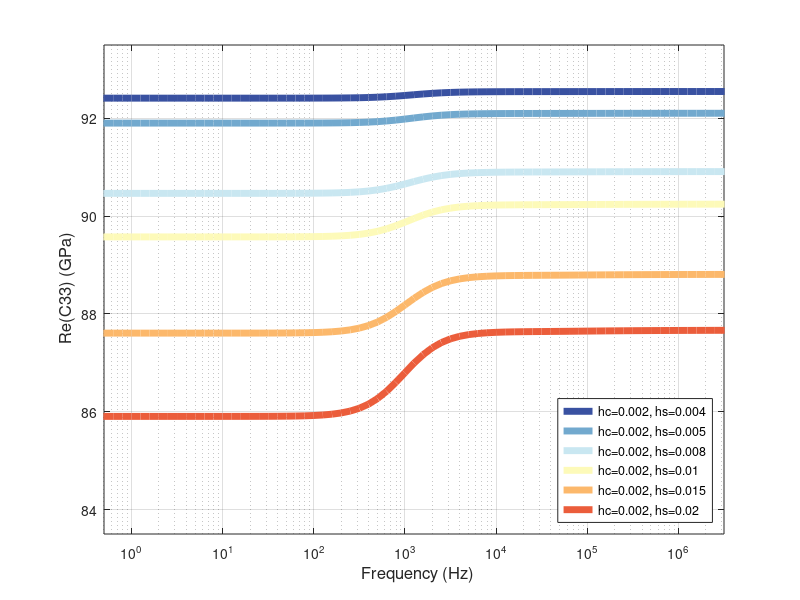
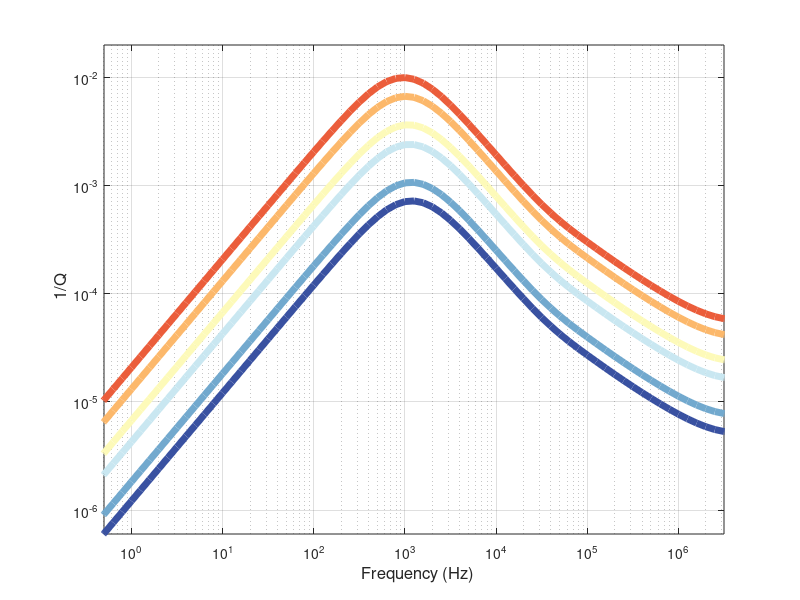

MATLAB code for these plots, in order:
%%%%%%
% Thicknesses_of_analytical_models: this script can be used to reproduce
% figure 8
% Copyright (C) 2025  Yiwei Chen, Pingchuan Dong and Youheng Zhang

% This is free software: you can redistribute it and/or modify
% it under the terms of the GNU General Public License as published by
% the Free Software Foundation, either version 3 of the License, or
% (at your option) any later version. 

% Please cite us if you use our routine: 
% Yiwei Chen, Pingchuan Dong and Youheng Zhang (2025). 
% An accurate analytical model and application method for squirt flow in anisotropic fractured rocks
% 
clear,clc
%%
%%
%%
%% Present analytical model: hs=0.004 (thickness of the stiff crack)
%% 
%%
%%
%% background moduli: (dry) stiff crack in grains. VTI Num full only stiff
Cij(1,1) = 94224000000;
Cij(1,2) = 6592000000;
Cij(1,3) = 5876000000;
Cij(2,2) = 94224000000;
Cij(2,3) = 5876000000;
Cij(3,3) = 82136000000;
Cij(4,4) = 40214000000;
Cij(5,5) = 40214000000;
Cij(6,6) = 43816000000;
     for i=1:6
        for j=i:6
      Cij(j,i) = Cij(i,j);
        end
     end
%% moduli: (dry) stiff crack + (dry) compliant crack in grains. VTI Num full  
Cij_cr(1,1) = 93980000000;
Cij_cr(1,2) = 6516000000;
Cij_cr(1,3) = 4978000000;
Cij_cr(2,2) = 93980000000;
Cij_cr(2,3) = 4978000000;
Cij_cr(3,3) = 69016000000;
Cij_cr(4,4) = 35990000000;
Cij_cr(5,5) = 35990000000;
Cij_cr(6,6) = 43732000000;
     for i=1:6
        for j=i:6
      Cij_cr(j,i) = Cij_cr(i,j);
        end
     end
%% Zn Zt calculation
Sij     = inv(Cij);
Sij_cr  = inv(Cij_cr);
S_diff  = Sij - Sij_cr;
Z_N     = -S_diff(3,3) ;
Z_T     = -S_diff(4,4);
%%
L                    = 0.2;    % cube length (m)
Volume_L             = 4*L.^3;   % volume (m)
a                    = 0.0005  * 4; % thickness of the crack (cylinder) (m)
b                    = 0.1;    % length of the half crack (m)

h                    =0.004; % thickness of the stiff pore (cylinder) (m)
Stiff_Pore_volume    =1   *  pi*b^2*h/4;
Compl_pore_Volume    = 1   *  pi*b^2*a/4; % crack volume 
Porosity_Volume      = Stiff_Pore_volume + Compl_pore_Volume; 
Porosity1            = Porosity_Volume./Volume_L;   % total porosity (fraction)
phi_d                = Stiff_Pore_volume./Volume_L; % stiff porosity (fraction)
phi_c                = Compl_pore_Volume./Volume_L; % crack porosity (fraction)

aspect_ratio         =  a/(b*2 ) /2.0 ; % aspect ratio of the crack (cylinder)
%%
K_g                  = 36.0e9;                   % Grain bulk modulus (Pa)
K_f                  = 4.3e9;                    % fluid bulk modulus (Pa)
eta                  = 1.414;                    % fluid viscosity (Pa * s)
%% validation Zn
Z_Nsat = Z_N./(1 +  Z_N./(phi_c.*(1./(4.3*1e9) - 1./36e9)) );

Cij_cr_Zn = Cij; Sij_cr_Zn=inv(Cij_cr_Zn);
Sij_cr_Zn(3,3) = Sij_cr_Zn(3,3) +1*Z_Nsat + 0*Z_N;
Sij_cr_Zn(4,4) = Sij_cr_Zn(4,4) +Z_T;
Sij_cr_Zn(5,5) = Sij_cr_Zn(5,5) +Z_T;
Cij_cr_Zn_fin  = inv(Sij_cr_Zn);

Leak_Z_N    = 1*(Sij_cr_Zn(3,3) - Sij(3,3));
Z_N         = Z_N - 1*Leak_Z_N;
Sij_b       = inv(Cij); % compliance of background 
%% Numeric
f               = 10.^(-5:0.1:8);  % frequency
w               = 2*pi*f;
%% Physics

const           = Compl_pore_Volume*K_f/(Compl_pore_Volume + Stiff_Pore_volume);  %15221957.6976328 +      84240.3977312137i       % stiffness of the fluid in the low-frequency limit
C_11            = K_f;                  % high-frequency limit for fluid bulk modulus
C_00            = const;                % low-frequency limit for fluid bulk modulus asymptote

%% Physics
Gw = 1i.*w*eta;
abL = 1/aspect_ratio .*sqrt(3*Gw ./ (C_11 + 4/3*Gw));
K_layr  = C_11 + 4/3.*Gw - ( C_11 - 2/3.*Gw).^2./(C_11 + 4/3*Gw) .* tanh(abL) ./abL;
Q_layr = imag(K_layr)./real(K_layr);
[max1,max2] = max(Q_layr);

Kf_branch = K_layr;
Kf_branch = Kf_branch.*1 + 0*4.3*1e9;
%%
Z_N_mf_eval     = Z_N./(1 +  Z_N./(phi_c.*(1./Kf_branch - 1./36e9)) ); %1./K_g  K_starNew
Z_N_crack       = complex( real(Z_N_mf_eval), imag(Z_N_mf_eval));

del_Sij_crack   = zeros(6,6,size(w,2)); 
Sij_mf_black     = zeros(6,6,size(w,2)); 
Cij_final       = zeros(6,6,size(w,2)); 
for nn = 1:size(w,2) % add crack into the saturated model (saturated model = saturated the stiff crack in grains)
    del_Sij_crack(3,3,nn)      = Z_N_crack(1,nn)  +  Leak_Z_N;
    del_Sij_crack(4,4,nn)      = Z_T;
    del_Sij_crack(5,5,nn)      = Z_T;
    Sij_mf_black(:,:,nn)        = Sij_b + (del_Sij_crack(:,:,nn));  
    Cij_final(:,:,nn)          = inv(Sij_mf_black(:,:,nn));        % Stiffness matrix of the present analytical model, saturated rock, HTI      
end

%% Fluid saturation of the mod frame using anisotropic Gassmann eq.
Cij_mf_black      = complex(real(Cij_final), imag(Cij_final));
K_star            = zeros(1,1,size(w,2));
for nn = 1:size(w,2)
    for i=1:3
        for j=1:3
            K_star(1,1,nn)  = K_star(1,1,nn) + Cij_mf_black(i,j,nn);
        end
    end
end
K_star      = K_star./9;
alf_i       = zeros(6,1,size(w,2));
for i=1:3
    for nn = 1:size(w,2)
    alf_i(i,1,nn)           = 1 - (Cij_mf_black(i,1,nn) + Cij_mf_black(i,2,nn) + Cij_mf_black(i,3,nn))/3./K_g;
    end
end
alf_j       = zeros(1,6,size(w,2));
for j=1:3
    for nn = 1:size(w,2)
    alf_j(1,j,nn)           = 1 - (Cij_mf_black(1,j,nn) + Cij_mf_black(2,j,nn) + Cij_mf_black(3,j,nn))/3./K_g;
    end
end
for nn = 1:size(w,2)
    M(nn)                   = K_g./((1 - K_star(nn)./K_g) - (phi_d+0*phi_c)*(1 - K_g./K_f));
end
for nn = 1:size(w,2)
    Cij_mf_black(1:6,1:6,nn)= Cij_mf_black(1:6,1:6,nn) + (alf_i(:,:,nn).*alf_j(:,:,nn)).*M(1,nn);
end
Cij_final = complex( real(Cij_mf_black), imag(Cij_mf_black)); % Final stiffness matrix, saturated rock, HTI
%%
%% END OF the present analytical model: hs=0.004 (thickness of the stiff crack)
%%
figure(1),clf
Ceff_33_black    = squeeze( Cij_final(3,3,:)    ./10^9); 
plot(f,             real(Ceff_33_black)   ,'-','color',[0.222656250000000,0.316406250000000,0.632812500000000],...
    'LineWidth',5); hold on;

figure(2), clf
plot(f,            imag(Ceff_33_black)./real(Ceff_33_black),'-','color',[0.222656250000000,0.316406250000000,0.632812500000000], ...
    'LineWidth',5); hold on;


%%
%%
%%
%% Present analytical model: hs=0.005 (thickness of the stiff crack)
%% 
%%
%%
%% background moduli: (dry) stiff crack in grains. VTI Num full
Cij(1,1) = 87230044269*0 + 94124000000;
Cij(1,2) = 6180414279 *0 + 6588000000;
Cij(1,3) = 7068404997 *0 + 5886000000;
Cij(2,2) = 87230005255*0 + 94124000000;
Cij(2,3) = 7068426541 *0 + 5886000000;
Cij(3,3) = 84040612409*0 + 82056000000;
Cij(4,4) = 40116000000;
Cij(5,5) = 40116000000;
Cij(6,6) = 43768000000;
     for i=1:6
        for j=i:6
      Cij(j,i) = Cij(i,j);
        end
     end
%% moduli: (dry) stiff crack + (dry) compliant crack in grains. VTI Num full
Cij_cr(1,1) = 86959886906*0 + 93884000000;
Cij_cr(1,2) = 5950757722*0 + 6508000000;
Cij_cr(1,3) = 4849479475*0 + 4992000000;
Cij_cr(2,2) = 86957367522*0 + 93884000000;
Cij_cr(2,3) = 4850230042*0 + 4992000000;
Cij_cr(3,3) = 61468382429*0 + 69068000000;
Cij_cr(4,4) = 35952000000;
Cij_cr(5,5) = 35952000000;
Cij_cr(6,6) = 43688000000;
     for i=1:6
        for j=i:6
      Cij_cr(j,i) = Cij_cr(i,j);
        end
     end

%% Zn Zt calculation
Sij     = inv(Cij);
Sij_cr  = inv(Cij_cr);
S_diff  = Sij - Sij_cr;
Z_N     = -S_diff(3,3);
Z_T     = -S_diff(4,4);

Z_N_save = Z_N;
Z_T_save = Z_T;

%%
L                    = 0.2;    % cube length (m)
Volume_L             = 4*L.^3;   % volume (m)
a                    = 0.0005  * 4; % thickness of the crack (cylinder) (m)
b                    = 0.1;    % length of the half crack (m)
h                    =0.005; % thickness of the stiff pore (cylinder) (m)

Stiff_Pore_volume    = 1   *  pi*b^2*h/4;
Compl_pore_Volume    = 1   *  pi*b^2*a/4; % crack volume 
Porosity_Volume      = Stiff_Pore_volume + Compl_pore_Volume; 
Porosity1            = Porosity_Volume./Volume_L;   % total porosity (fraction)
phi_d                = Stiff_Pore_volume./Volume_L; % stiff porosity (fraction)
phi_c                = Compl_pore_Volume./Volume_L; % crack porosity (fraction)
aspect_ratio         = a/(b*2 ) /2.0; % aspect ratio of the crack (cylinder)
%%
K_g                  = 36.0e9;                   % Grain bulk modulus (Pa)
K_f                  = 4.3e9;                    % fluid bulk modulus (Pa)
eta                  = 1.414;                    % fluid viscosity (Pa * s)
%% validation Zn
Z_Nsat = Z_N./(1 +  Z_N./(phi_c.*(1./(4.3*1e9) - 1./36e9)) );

Cij_cr_Zn = Cij; Sij_cr_Zn=inv(Cij_cr_Zn);
Sij_cr_Zn(3,3) = Sij_cr_Zn(3,3) +1*Z_Nsat + 0*Z_N;
Sij_cr_Zn(4,4) = Sij_cr_Zn(4,4) +Z_T;
Sij_cr_Zn(5,5) = Sij_cr_Zn(5,5) +Z_T;
Cij_cr_Zn_fin  = inv(Sij_cr_Zn);

Leak_Z_N    = 2*0.5*(Sij_cr_Zn(3,3) - Sij(3,3));
Z_N         = Z_N - 1*Leak_Z_N;
%%
Sij_b           = inv(Cij); % compliance of background 

%% Numeric
f               = 10.^(-5:0.1:8);  % frequency
w               = 2*pi*f;
%% Physics
Gw = 1i.*w*eta;
abL = 1/aspect_ratio .*sqrt(3*Gw ./ (K_f + 4/3*Gw));
K_layr  = K_f + 4/3.*Gw - ( K_f - 2/3.*Gw).^2./(K_f + 4/3*Gw) .* tanh(abL) ./abL;
Q_layr = imag(K_layr)./real(K_layr);

Kf_branch = K_layr;
%%
Kf_branch = Kf_branch.*1 + 0*4.3*1e9;
Z_N_mf_eval     = Z_N./(1 +  Z_N./(phi_c.*(1./Kf_branch - 1./36e9)) ); %1./K_g  K_starNew
Z_N_crack       = complex( real(Z_N_mf_eval), imag(Z_N_mf_eval));

del_Sij_crack   = zeros(6,6,size(w,2)); 
Sij_mf_blue          = zeros(6,6,size(w,2)); 
Cij_final       = zeros(6,6,size(w,2)); 
for nn = 1:size(w,2) % add crack into the saturated model (saturated model = saturated the stiff crack in grains)
    del_Sij_crack(3,3,nn)      = Z_N_crack(1,nn)  +  Leak_Z_N;
    del_Sij_crack(4,4,nn)      = Z_T;
    del_Sij_crack(5,5,nn)      = Z_T;
    Sij_mf_blue(:,:,nn)        = Sij_b + (del_Sij_crack(:,:,nn));  
    Cij_final(:,:,nn)          = inv(Sij_mf_blue(:,:,nn));        % Stiffness matrix of the present analytical model, saturated rock, HTI      
end
%% Fluid saturation of the mod frame using anisotropic Gassmann eq.
Cij_mf_black      = complex(real(Cij_final), imag(Cij_final));
K_star            = zeros(1,1,size(w,2));
for nn = 1:size(w,2)
    for i=1:3
        for j=1:3
            K_star(1,1,nn)  = K_star(1,1,nn) + Cij_mf_black(i,j,nn);
        end
    end
end
K_star      = K_star./9;
alf_i       = zeros(6,1,size(w,2));
for i=1:3
    for nn = 1:size(w,2)
    alf_i(i,1,nn)           = 1 - (Cij_mf_black(i,1,nn) + Cij_mf_black(i,2,nn) + Cij_mf_black(i,3,nn))/3./K_g;
    end
end
alf_j       = zeros(1,6,size(w,2));
for j=1:3
    for nn = 1:size(w,2)
    alf_j(1,j,nn)           = 1 - (Cij_mf_black(1,j,nn) + Cij_mf_black(2,j,nn) + Cij_mf_black(3,j,nn))/3./K_g;
    end
end
for nn = 1:size(w,2)
    M(nn)                   = K_g./((1 - K_star(nn)./K_g) - (phi_d+0*phi_c)*(1 - K_g./K_f));
end
for nn = 1:size(w,2)
    Cij_mf_black(1:6,1:6,nn)= Cij_mf_black(1:6,1:6,nn) + (alf_i(:,:,nn).*alf_j(:,:,nn)).*M(1,nn);
end
Cij_final = complex( real(Cij_mf_black), imag(Cij_mf_black)); % Final stiffness matrix, saturated rock, HTI
%%
%% END OF the present analytical model: hs=0.005 (thickness of the stiff crack)
%%
figure(1)
Ceff_33_black    = squeeze( Cij_final(3,3,:)    ./10^9);
plot(f,             real(Ceff_33_black)   ,'-','color',[0.445312500000000,0.664062500000000,0.808593750000000],...
    'LineWidth',5); hold on;

figure(2)
plot(f,            imag(Ceff_33_black)./real(Ceff_33_black),'-','color',[0.445312500000000,0.664062500000000,0.808593750000000],...
    'LineWidth',5); hold on;

%%
%%
%%
%% Present analytical model: hs=0.008 (thickness of the stiff crack)
%% 
%%
%%
%% background moduli: (dry) stiff crack in grains. VTI Num full
Cij(1,1) = 87230044269*0 + 93808000000;
Cij(1,2) = 6180414279 *0 + 6576000000;
Cij(1,3) = 7068404997 *0 + 5924000000;
Cij(2,2) = 87230005255*0 + 93808000000;
Cij(2,3) = 7068426541 *0 + 5924000000;
Cij(3,3) = 84040612409*0 + 81900000000;
Cij(4,4) = 39880000000;
Cij(5,5) = 39880000000;
Cij(6,6) = 43616000000;
     for i=1:6
        for j=i:6
      Cij(j,i) = Cij(i,j);
        end
     end
%% moduli: (dry) stiff crack + (dry) compliant crack in grains. VTI Num full
Cij_cr(1,1) = 86959886906*0 + 93980000000;
Cij_cr(1,2) = 5950757722*0 + 6516000000;
Cij_cr(1,3) = 4849479475*0 + 4978000000;
Cij_cr(2,2) = 86957367522*0 + 93980000000;
Cij_cr(2,3) = 4850230042*0 + 4978000000;
Cij_cr(3,3) = 61468382429*0 + 69016000000;
Cij_cr(4,4) = 35990000000;
Cij_cr(5,5) = 35990000000;
Cij_cr(6,6) = 43732000000;
     for i=1:6
        for j=i:6
      Cij_cr(j,i) = Cij_cr(i,j);
        end
     end

%% Zn Zt calculation
Sij     = inv(Cij);
Sij_cr  = inv(Cij_cr);
S_diff  = Sij - Sij_cr;
Z_N     = -S_diff(3,3);
Z_T     = -S_diff(4,4);

Z_N_save = Z_N;
Z_T_save = Z_T;

%%
L                    = 0.2;    % cube length (m)
Volume_L             = 4*L.^3;   % volume (m)
a                    = 0.0005  * 4; % thickness of the crack (cylinder) (m)
b                    = 0.1;    % length of the half crack (m)

h                    =0.008; % thickness of the stiff pore (cylinder) (m)
Stiff_Pore_volume    = 1   *  pi*b^2*h/4;
Compl_pore_Volume    = 1   *  pi*b^2*a/4; % crack volume 
Porosity_Volume      = Stiff_Pore_volume + Compl_pore_Volume; 
Porosity1            = Porosity_Volume./Volume_L;   % total porosity (fraction)
phi_d                = Stiff_Pore_volume./Volume_L; % stiff porosity (fraction)
phi_c                = Compl_pore_Volume./Volume_L; % crack porosity (fraction)
aspect_ratio         = a/(b*2 ) /2.0; % aspect ratio of the crack (cylinder)
%%
K_g                  = 36.0e9;                   % Grain bulk modulus (Pa)
K_f                  = 4.3e9;                    % fluid bulk modulus (Pa)
eta                  = 1.414;                    % fluid viscosity (Pa * s)
%% validation Zn
Z_Nsat = Z_N./(1 +  Z_N./(phi_c.*(1./(4.3*1e9) - 1./36e9)) );

Cij_cr_Zn = Cij; Sij_cr_Zn=inv(Cij_cr_Zn);
Sij_cr_Zn(3,3) = Sij_cr_Zn(3,3) +1*Z_Nsat + 0*Z_N;
Sij_cr_Zn(4,4) = Sij_cr_Zn(4,4) +Z_T;
Sij_cr_Zn(5,5) = Sij_cr_Zn(5,5) +Z_T;
Cij_cr_Zn_fin  = inv(Sij_cr_Zn);

Leak_Z_N    = 2*0.5*(Sij_cr_Zn(3,3) - Sij(3,3));
Z_N         = Z_N - 1*Leak_Z_N;
%%
Sij_b           = inv(Cij); % compliance of background 

%% Numeric
f               = 10.^(-5:0.1:8);  % frequency
w               = 2*pi*f;
%% Physics
Gw = 1i.*w*eta;
abL = 1/aspect_ratio .*sqrt(3*Gw ./ (C_11 + 4/3*Gw));
K_layr  = C_11 + 4/3.*Gw - ( C_11 - 2/3.*Gw).^2./(C_11 + 4/3*Gw) .* tanh(abL) ./abL;
Q_layr = imag(K_layr)./real(K_layr);
%[max1,max2] = max(Q_layr);

Kf_branch = K_layr;
%%
Kf_branch = Kf_branch.*1 + 0*4.3*1e9;
Z_N_mf_eval     = Z_N./(1 +  Z_N./(phi_c.*(1./Kf_branch - 1./36e9)) ); %1./K_g  K_starNew
Z_N_crack       = complex( real(Z_N_mf_eval), imag(Z_N_mf_eval));

del_Sij_crack   = zeros(6,6,size(w,2)); 
Sij_mf_blue          = zeros(6,6,size(w,2)); 
Cij_final       = zeros(6,6,size(w,2)); 
for nn = 1:size(w,2) % add crack into the saturated model (saturated model = saturated the stiff crack in grains)
    del_Sij_crack(3,3,nn)      = Z_N_crack(1,nn)  +  Leak_Z_N;
    del_Sij_crack(4,4,nn)      = Z_T;
    del_Sij_crack(5,5,nn)      = Z_T;
    Sij_mf_blue(:,:,nn)        = Sij_b + (del_Sij_crack(:,:,nn));  
    Cij_final(:,:,nn)          = inv(Sij_mf_blue(:,:,nn));        % Stiffness matrix of the present analytical model, saturated rock, HTI      
end
%% Fluid saturation of the mod frame using anisotropic Gassmann eq.
Cij_mf_black      = complex(real(Cij_final), imag(Cij_final));
K_star            = zeros(1,1,size(w,2));
for nn = 1:size(w,2)
    for i=1:3
        for j=1:3
            K_star(1,1,nn)  = K_star(1,1,nn) + Cij_mf_black(i,j,nn);
        end
    end
end
K_star      = K_star./9;
alf_i       = zeros(6,1,size(w,2));
for i=1:3
    for nn = 1:size(w,2)
    alf_i(i,1,nn)           = 1 - (Cij_mf_black(i,1,nn) + Cij_mf_black(i,2,nn) + Cij_mf_black(i,3,nn))/3./K_g;
    end
end
alf_j       = zeros(1,6,size(w,2));
for j=1:3
    for nn = 1:size(w,2)
    alf_j(1,j,nn)           = 1 - (Cij_mf_black(1,j,nn) + Cij_mf_black(2,j,nn) + Cij_mf_black(3,j,nn))/3./K_g;
    end
end
for nn = 1:size(w,2)
    M(nn)                   = K_g./((1 - K_star(nn)./K_g) - (phi_d+0*phi_c)*(1 - K_g./K_f));
end
for nn = 1:size(w,2)
    Cij_mf_black(1:6,1:6,nn)= Cij_mf_black(1:6,1:6,nn) + (alf_i(:,:,nn).*alf_j(:,:,nn)).*M(1,nn);
end
Cij_final = complex( real(Cij_mf_black), imag(Cij_mf_black)); % Final stiffness matrix, saturated rock, HTI
%%
%% END OF the present analytical model: hs=0.008 (thickness of the stiff crack)
%%
figure(1)
Ceff_33_black    = squeeze( Cij_final(3,3,:)    ./10^9);
plot(f,             real(Ceff_33_black)   ,'-','color',[0.789062500000000,0.906250000000000,0.945312500000000],...
    'LineWidth',5); hold on;

figure(2)
plot(f,            imag(Ceff_33_black)./real(Ceff_33_black),'-','color',[0.789062500000000,0.906250000000000,0.945312500000000],...
    'LineWidth',5); hold on;

%%
%%
%%
%% Present analytical model: hs=0.01 (thickness of the stiff crack)
%% 
%%
%%
%% background moduli: (dry) stiff crack in grains. VTI Num 
Cij(1,1) = 87230044269*0 + 93588000000;
Cij(1,2) = 6180414279 *0 + 6564000000;
Cij(1,3) = 7068404997 *0 + 5944000000;
Cij(2,2) = 87230005255*0 + 93588000000;
Cij(2,3) = 7068426541 *0 + 5944000000;
Cij(3,3) = 84040612409*0 + 81778000000;
Cij(4,4) = 39720000000;
Cij(5,5) = 39720000000;
Cij(6,6) = 43512000000;
     for i=1:6
        for j=i:6
      Cij(j,i) = Cij(i,j);
        end
     end
%% moduli: (dry) stiff crack +(dry) compliant crack in grains. VTI Num full 
Cij_cr(1,1) = 86959886906*0 + 93352000000;
Cij_cr(1,2) = 5950757722*0 + 6496000000;
Cij_cr(1,3) = 4849479475*0 + 5030000000;
Cij_cr(2,2) = 86957367522*0 + 93352000000;
Cij_cr(2,3) = 4850230042*0 + 5030000000;
Cij_cr(3,3) = 61468382429*0 + 68714000000;
Cij_cr(4,4) = 35518000000;
Cij_cr(5,5) = 35518000000;
Cij_cr(6,6) = 43428000000;
     for i=1:6
        for j=i:6
      Cij_cr(j,i) = Cij_cr(i,j);
        end
     end
%% Zn Zt calculation
Sij     = inv(Cij);
Sij_cr  = inv(Cij_cr);
S_diff  = Sij - Sij_cr;
Z_N     = -S_diff(3,3);
Z_T     = -S_diff(4,4);

Z_N_save = Z_N;
Z_T_save = Z_T;
%%
L                    = 0.2;    % cube length (m)
Volume_L             = 0.2*2 *0.2*2 *0.2;   % volume (m)
a                    = 0.0005  * 4; % thickness of the crack (cylinder) (m)
b                    = 0.1;    % length of the half crack (m)

h                    =0.01; % thickness of the stiff pore (cylinder) (m)
Stiff_Pore_volume    = 1   *  pi*b^2*h/4;

Compl_pore_Volume    =   pi*b^2*a/4; % crack volume 
Porosity_Volume      = Stiff_Pore_volume + Compl_pore_Volume; 
Porosity1            = Porosity_Volume./Volume_L;   % total porosity (fraction)
phi_d                = Stiff_Pore_volume./Volume_L; % stiff porosity (fraction)
phi_c                = 1*Compl_pore_Volume./Volume_L; % crack porosity (fraction)

aspect_ratio         = a/(b*2 ) /2.0;
%%
K_g                  = 36.0e9;                   % Grain bulk modulus (Pa)
K_f                  = 4.3e9;                    % fluid bulk modulus (Pa)
eta                  = 1.414;                    % fluid viscosity (Pa * s)
%% validation Zn
Z_Nsat = Z_N./(1 +  Z_N./(phi_c.*(1./(4.3*1e9) - 1./36e9)) );

Cij_cr_Zn = Cij; Sij_cr_Zn=inv(Cij_cr_Zn);
Sij_cr_Zn(3,3) = Sij_cr_Zn(3,3) +1*Z_Nsat + 0*Z_N;
Sij_cr_Zn(4,4) = Sij_cr_Zn(4,4) +Z_T;
Sij_cr_Zn(5,5) = Sij_cr_Zn(5,5) +Z_T;
Cij_cr_Zn_fin  = inv(Sij_cr_Zn);

Leak_Z_N    = 1*0.5*(Sij_cr_Zn(3,3) - Sij(3,3));
Z_N         = Z_N - 1*Leak_Z_N;
%%
Sij_b           = inv(Cij); % compliance of background 

%% Numeric
f               = 10.^(-5:0.1:8);  % frequency
w               = 2*pi*f;
%% Physics
Gw = 1i.*w*eta;
abL = 1/aspect_ratio .*sqrt(3*Gw ./ (C_11 + 4/3*Gw));
K_layr  = C_11 + 4/3.*Gw - ( C_11 - 2/3.*Gw).^2./(C_11 + 4/3*Gw) .* tanh(abL) ./abL;
Q_layr = imag(K_layr)./real(K_layr);
[max1,max2] = max(Q_layr);
Kf_branch   = K_layr;
%%
Kf_branch = Kf_branch.*1 + 0*4.3*1e9;
Z_N_mf_eval     = Z_N./(1 +  Z_N./(phi_c.*(1./Kf_branch - 1./36e9)) ); %1./K_g  K_starNew
Z_N_crack       = complex( real(Z_N_mf_eval), imag(Z_N_mf_eval));

del_Sij_crack   = zeros(6,6,size(w,2)); 
Sij_mf_blue     = zeros(6,6,size(w,2)); 
Cij_final       = zeros(6,6,size(w,2)); 
for nn = 1:size(w,2) % add crack into the saturated model (saturated model = saturated the stiff crack in grains)
    del_Sij_crack(3,3,nn)      = Z_N_crack(1,nn)  +  Leak_Z_N;
    del_Sij_crack(4,4,nn)      = Z_T;
    del_Sij_crack(5,5,nn)      = Z_T;
    Sij_mf_blue(:,:,nn)        = Sij_b + (del_Sij_crack(:,:,nn));  
    Cij_final(:,:,nn)          = inv(Sij_mf_blue(:,:,nn));        % Stiffness matrix of the present analytical model, saturated rock, HTI      
end
%% Fluid saturation of the mod frame using anisotropic Gassmann eq.
Cij_mf_black      = complex(real(Cij_final), imag(Cij_final));
K_star            = zeros(1,1,size(w,2));
for nn = 1:size(w,2)
    for i=1:3
        for j=1:3
            K_star(1,1,nn)  = K_star(1,1,nn) + Cij_mf_black(i,j,nn);
        end
    end
end
K_star      = K_star./9;
alf_i       = zeros(6,1,size(w,2));
for i=1:3
    for nn = 1:size(w,2)
    alf_i(i,1,nn)           = 1 - (Cij_mf_black(i,1,nn) + Cij_mf_black(i,2,nn) + Cij_mf_black(i,3,nn))/3./K_g;
    end
end
alf_j       = zeros(1,6,size(w,2));
for j=1:3
    for nn = 1:size(w,2)
    alf_j(1,j,nn)           = 1 - (Cij_mf_black(1,j,nn) + Cij_mf_black(2,j,nn) + Cij_mf_black(3,j,nn))/3./K_g;
    end
end
for nn = 1:size(w,2)
    M(nn)                   = K_g./((1 - K_star(nn)./K_g) - (phi_d+0*phi_c)*(1 - K_g./K_f));
end
for nn = 1:size(w,2)
    Cij_mf_black(1:6,1:6,nn)= Cij_mf_black(1:6,1:6,nn) + (alf_i(:,:,nn).*alf_j(:,:,nn)).*M(1,nn);
end
Cij_final = complex( real(Cij_mf_black), imag(Cij_mf_black)); % Final stiffness matrix, saturated rock, HTI
%%
%% END OF the present analytical model: hs=0.01 (thickness of the stiff crack)
%%
figure(1)%,clf
Ceff_33_black    = squeeze( Cij_final(3,3,:)    ./10^9); 
plot(f,             real(Ceff_33_black)   ,'-','color',[0.992187500000000,0.980468750000000,0.726562500000000],...
    'LineWidth',5); hold on;

figure(2)%, clf
plot(f,            imag(Ceff_33_black)./real(Ceff_33_black)*1.0,'-','color',[0.992187500000000,0.980468750000000,0.726562500000000],...
    'LineWidth',5); hold on;

%%
%%
%%
%% Present analytical model: hs=0.015 (thickness of the stiff crack)
%% 
%%
%%
%% background moduli: (dry) stiff crack in grains. VTI Num 
Cij(1,1) = 87230044269*0 + 93004000000;
Cij(1,2) = 6180414279 *0 + 6548000000;
Cij(1,3) = 7068404997 *0 + 5976000000;
Cij(2,2) = 87230005255*0 + 93004000000;
Cij(2,3) = 7068426541 *0 + 5976000000;
Cij(3,3) = 84040612409*0 + 81416000000;
Cij(4,4) = 39298000000;
Cij(5,5) = 39298000000;
Cij(6,6) = 43228000000;
     for i=1:6
        for j=i:6
      Cij(j,i) = Cij(i,j);
        end
     end
%% moduli: (dry) stiff crack +(dry) compliant crack in grains. VTI Num full 
Cij_cr(1,1) = 86959886906*0 + 92780000000;
Cij_cr(1,2) = 5950757722*0 + 6476000000;
Cij_cr(1,3) = 4849479475*0 + 5054000000;
Cij_cr(2,2) = 86957367522*0 + 92780000000;
Cij_cr(2,3) = 4850230042*0 + 5054000000;
Cij_cr(3,3) = 61468382429*0 + 68410000000;
Cij_cr(4,4) = 35144000000;
Cij_cr(5,5) = 35144000000;
Cij_cr(6,6) = 43152000000;
     for i=1:6
        for j=i:6
      Cij_cr(j,i) = Cij_cr(i,j);
        end
     end
%% Zn Zt calculation
Sij     = inv(Cij);
Sij_cr  = inv(Cij_cr);
S_diff  = Sij - Sij_cr;
Z_N     = -S_diff(3,3);
Z_T     = -S_diff(4,4);

Z_N_save = Z_N;
Z_T_save = Z_T;
%%
L                    = 0.2;    % cube length (m)
Volume_L             = 0.2*2 *0.2*2 *0.2;   % volume (m)
a                    = 0.0005  * 4; % thickness of the crack (cylinder) (m)
b                    = 0.1;    % length of the half crack (m)

h                    =0.015; % thickness of the stiff pore (cylinder) (m)
Stiff_Pore_volume    = 1   *  pi*b^2*h/4;

Compl_pore_Volume    =   pi*b^2*a/4; % crack volume 
Porosity_Volume      = Stiff_Pore_volume + Compl_pore_Volume; 
Porosity1            = Porosity_Volume./Volume_L;   % total porosity (fraction)
phi_d                = Stiff_Pore_volume./Volume_L; % stiffporosity (fraction)
phi_c                = 1*Compl_pore_Volume./Volume_L; % crack porosity (fraction)

aspect_ratio         = a/(b*2 ) /2.0;
%%
K_g                  = 36.0e9;                   % Grain bulk modulus (Pa)
K_f                  = 4.3e9;                    % fluid bulk modulus (Pa)
eta                  = 1.414;                    % fluid viscosity (Pa * s)
%% validation Zn
Z_Nsat = Z_N./(1 +  Z_N./(phi_c.*(1./(4.3*1e9) - 1./36e9)) );

Cij_cr_Zn = Cij; Sij_cr_Zn=inv(Cij_cr_Zn);
Sij_cr_Zn(3,3) = Sij_cr_Zn(3,3) +1*Z_Nsat + 0*Z_N;
Sij_cr_Zn(4,4) = Sij_cr_Zn(4,4) +Z_T;
Sij_cr_Zn(5,5) = Sij_cr_Zn(5,5) +Z_T;
Cij_cr_Zn_fin  = inv(Sij_cr_Zn);

Leak_Z_N    = 1*0.5*(Sij_cr_Zn(3,3) - Sij(3,3));
Z_N         = Z_N - 1*Leak_Z_N;
%%
Sij_b           = inv(Cij); % compliance of background 

%% Numeric
f               = 10.^(-5:0.1:8);  % frequency
w               = 2*pi*f;
%% Physics
Gw = 1i.*w*eta;
abL = 1/aspect_ratio .*sqrt(3*Gw ./ (C_11 + 4/3*Gw));
K_layr  = C_11 + 4/3.*Gw - ( C_11 - 2/3.*Gw).^2./(C_11 + 4/3*Gw) .* tanh(abL) ./abL;
Q_layr = imag(K_layr)./real(K_layr);
[max1,max2] = max(Q_layr);
Kf_branch   = K_layr;
%%
Kf_branch = Kf_branch.*1 + 0*4.3*1e9;
Z_N_mf_eval     = Z_N./(1 +  Z_N./(phi_c.*(1./Kf_branch - 1./36e9)) ); %1./K_g  K_starNew
Z_N_crack       = complex( real(Z_N_mf_eval), imag(Z_N_mf_eval));

del_Sij_crack   = zeros(6,6,size(w,2)); 
Sij_mf_blue     = zeros(6,6,size(w,2)); 
Cij_final       = zeros(6,6,size(w,2)); 
for nn = 1:size(w,2) % add crack into the saturated model (saturated model = saturated the stiff crack in grains)
    del_Sij_crack(3,3,nn)      = Z_N_crack(1,nn)  +  Leak_Z_N;
    del_Sij_crack(4,4,nn)      = Z_T;
    del_Sij_crack(5,5,nn)      = Z_T;
    Sij_mf_blue(:,:,nn)        = Sij_b + (del_Sij_crack(:,:,nn));  
    Cij_final(:,:,nn)          = inv(Sij_mf_blue(:,:,nn));        % Stiffness matrix of the present analytical model, saturated rock, HTI      
end
%% Fluid saturation of the mod frame using anisotropic Gassmann eq.
Cij_mf_black      = complex(real(Cij_final), imag(Cij_final));
K_star            = zeros(1,1,size(w,2));
for nn = 1:size(w,2)
    for i=1:3
        for j=1:3
            K_star(1,1,nn)  = K_star(1,1,nn) + Cij_mf_black(i,j,nn);
        end
    end
end
K_star      = K_star./9;
alf_i       = zeros(6,1,size(w,2));
for i=1:3
    for nn = 1:size(w,2)
    alf_i(i,1,nn)           = 1 - (Cij_mf_black(i,1,nn) + Cij_mf_black(i,2,nn) + Cij_mf_black(i,3,nn))/3./K_g;
    end
end
alf_j       = zeros(1,6,size(w,2));
for j=1:3
    for nn = 1:size(w,2)
    alf_j(1,j,nn)           = 1 - (Cij_mf_black(1,j,nn) + Cij_mf_black(2,j,nn) + Cij_mf_black(3,j,nn))/3./K_g;
    end
end
for nn = 1:size(w,2)
    M(nn)                   = K_g./((1 - K_star(nn)./K_g) - (phi_d+0*phi_c)*(1 - K_g./K_f));
end
for nn = 1:size(w,2)
    Cij_mf_black(1:6,1:6,nn)= Cij_mf_black(1:6,1:6,nn) + (alf_i(:,:,nn).*alf_j(:,:,nn)).*M(1,nn);
end
Cij_final = complex( real(Cij_mf_black), imag(Cij_mf_black)); % Final stiffness matrix, saturated rock, HTI
%%
%% END OF the present analytical model: hs=0.015 (thickness of the stiff crack)
%%
figure(1)%,clf
Ceff_33_black    = squeeze( Cij_final(3,3,:)    ./10^9); 
plot(f,             real(Ceff_33_black)   ,'-','color',[0.988281250000000,0.722656250000000,0.417968750000000],...
    'LineWidth',5); hold on;

figure(2)%, clf
plot(f,            imag(Ceff_33_black)./real(Ceff_33_black)*1.0,'-','color',[0.988281250000000,0.722656250000000,0.417968750000000],...
    'LineWidth',5); hold on;

%%
%%
%%
%% Present analytical model: hs=0.02 (thickness of the stiff crack)
%% 
%%
%%
%% background moduli: (dry) stiff crack in grains. VTI Num
Cij(1,1) = 87230044269*0 + 92380000000;
Cij(1,2) = 6180414279 *0 + 6524000000;
Cij(1,3) = 7068404997 *0 + 5994000000;
Cij(2,2) = 87230005255*0 + 92380000000;
Cij(2,3) = 7068426541 *0 + 5994000000;
Cij(3,3) = 84040612409*0 + 81120000000;
Cij(4,4) = 38850000000;
Cij(5,5) = 38850000000;
Cij(6,6) = 42928000000;
     for i=1:6
        for j=i:6
      Cij(j,i) = Cij(i,j);
        end
     end
%% moduli: (dry) stiff +(dry) compliant crack in grains. VTI Num full
Cij_cr(1,1) = 86959886906*0 + 92156000000;
Cij_cr(1,2) = 5950757722*0 + 6460000000;
Cij_cr(1,3) = 4849479475*0 + 5058000000;
Cij_cr(2,2) = 86957367522*0 + 92156000000;
Cij_cr(2,3) = 4850230042*0 + 5058000000;
Cij_cr(3,3) = 61468382429*0 + 68024000000;
Cij_cr(4,4) = 34730000000;
Cij_cr(5,5) = 34730000000;
Cij_cr(6,6) = 42848000000;
     for i=1:6
        for j=i:6
      Cij_cr(j,i) = Cij_cr(i,j);
        end
     end
%% Zn Zt calculation
Sij     = inv(Cij);
Sij_cr  = inv(Cij_cr);
S_diff  = Sij - Sij_cr;
Z_N     = -S_diff(3,3);
Z_T     = -S_diff(4,4);

Z_N_save = Z_N;
Z_T_save = Z_T;
%%
L                    = 0.2;    % cube length (m)
Volume_L             = 0.2*2 *0.2*2 *0.2;   % volume (m)
a                    = 0.0005  * 4; % thickness of the crack (cylinder) (m)
b                    = 0.1;    % length of the half crack (m)

h                    =0.02; % thickness of the stiff pore (cylinder) (m)
Stiff_Pore_volume    = 1   *  pi*b^2*h/4;

Compl_pore_Volume    =   pi*b^2*a/4; % crack volume 
Porosity_Volume      = Stiff_Pore_volume + Compl_pore_Volume; 
Porosity1            = Porosity_Volume./Volume_L;   % total porosity (fraction)
phi_d                = Stiff_Pore_volume./Volume_L; % stiff porosity (fraction)
phi_c                = 1*Compl_pore_Volume./Volume_L; % crack porosity (fraction)

aspect_ratio         = a/(b*2 ) /2.0;
%%
K_g                  = 36.0e9;                   % Grain bulk modulus (Pa)
K_f                  = 4.3e9;                    % fluid bulk modulus (Pa)
eta                  = 1.414;                    % fluid viscosity (Pa * s)
%% validation Zn
Z_Nsat = Z_N./(1 +  Z_N./(phi_c.*(1./(4.3*1e9) - 1./36e9)) );

Cij_cr_Zn = Cij; Sij_cr_Zn=inv(Cij_cr_Zn);
Sij_cr_Zn(3,3) = Sij_cr_Zn(3,3) +1*Z_Nsat + 0*Z_N;
Sij_cr_Zn(4,4) = Sij_cr_Zn(4,4) +Z_T;
Sij_cr_Zn(5,5) = Sij_cr_Zn(5,5) +Z_T;
Cij_cr_Zn_fin  = inv(Sij_cr_Zn);

Leak_Z_N    = 1*0.5*(Sij_cr_Zn(3,3) - Sij(3,3));
Z_N         = Z_N - 1*Leak_Z_N;
%%
Sij_b           = inv(Cij); % compliance of background 

%% Numeric
f               = 10.^(-5:0.1:8);  % frequency
w               = 2*pi*f;
%% Physics
Gw = 1i.*w*eta;
abL = 1/aspect_ratio .*sqrt(3*Gw ./ (C_11 + 4/3*Gw));
K_layr  = C_11 + 4/3.*Gw - ( C_11 - 2/3.*Gw).^2./(C_11 + 4/3*Gw) .* tanh(abL) ./abL;
Q_layr = imag(K_layr)./real(K_layr);
[max1,max2] = max(Q_layr);
Kf_branch   = K_layr;
%%
Kf_branch = Kf_branch.*1 + 0*4.3*1e9;
Z_N_mf_eval     = Z_N./(1 +  Z_N./(phi_c.*(1./Kf_branch - 1./36e9)) ); %1./K_g  K_starNew
Z_N_crack       = complex( real(Z_N_mf_eval), imag(Z_N_mf_eval));

del_Sij_crack   = zeros(6,6,size(w,2)); 
Sij_mf_blue     = zeros(6,6,size(w,2)); 
Cij_final       = zeros(6,6,size(w,2)); 
for nn = 1:size(w,2) % add crack into the saturated model (saturated model = saturated the stiff crack in grains)
    del_Sij_crack(3,3,nn)      = Z_N_crack(1,nn)  +  Leak_Z_N;
    del_Sij_crack(4,4,nn)      = Z_T;
    del_Sij_crack(5,5,nn)      = Z_T;
    Sij_mf_blue(:,:,nn)        = Sij_b + (del_Sij_crack(:,:,nn));  
    Cij_final(:,:,nn)          = inv(Sij_mf_blue(:,:,nn));        % Stiffness matrix of the present analytical model, saturated rock, HTI      
end
%% Fluid saturation of the mod frame using anisotropic Gassmann eq.
Cij_mf_black      = complex(real(Cij_final), imag(Cij_final));
K_star            = zeros(1,1,size(w,2));
for nn = 1:size(w,2)
    for i=1:3
        for j=1:3
            K_star(1,1,nn)  = K_star(1,1,nn) + Cij_mf_black(i,j,nn);
        end
    end
end
K_star      = K_star./9;
alf_i       = zeros(6,1,size(w,2));
for i=1:3
    for nn = 1:size(w,2)
    alf_i(i,1,nn)           = 1 - (Cij_mf_black(i,1,nn) + Cij_mf_black(i,2,nn) + Cij_mf_black(i,3,nn))/3./K_g;
    end
end
alf_j       = zeros(1,6,size(w,2));
for j=1:3
    for nn = 1:size(w,2)
    alf_j(1,j,nn)           = 1 - (Cij_mf_black(1,j,nn) + Cij_mf_black(2,j,nn) + Cij_mf_black(3,j,nn))/3./K_g;
    end
end
for nn = 1:size(w,2)
    M(nn)                   = K_g./((1 - K_star(nn)./K_g) - (phi_d+0*phi_c)*(1 - K_g./K_f));
end
for nn = 1:size(w,2)
    Cij_mf_black(1:6,1:6,nn)= Cij_mf_black(1:6,1:6,nn) + (alf_i(:,:,nn).*alf_j(:,:,nn)).*M(1,nn);
end
Cij_final = complex( real(Cij_mf_black), imag(Cij_mf_black)); % Final stiffness matrix, saturated rock, HTI
%%
%% END OF the present analytical model: hs=0.02 (thickness of the stiff crack)
%%
figure(1)%,clf
Ceff_33_black    = squeeze( Cij_final(3,3,:)    ./10^9); 
plot(f,             real(Ceff_33_black)   ,'-','color',[0.921875000000000,0.363281250000000,0.230468750000000],...
    'LineWidth',5); hold on;

figure(2)%, clf
plot(f,            imag(Ceff_33_black)./real(Ceff_33_black)*1.0,'-','color',[0.921875000000000,0.363281250000000,0.230468750000000],...
    'LineWidth',5); hold on;
%% 
%% END
%% 


figure(1)
set(gca, 'XScale', 'log') ; grid on; 
 

xlim([0.5 10^6.5]); ylim([83.5 93.5]);


legend('hc=0.002, hs=0.004','hc=0.002, hs=0.005',...
     'hc=0.002, hs=0.008','hc=0.002, hs=0.01',...
          'hc=0.002, hs=0.015','hc=0.002, hs=0.02','Location','southeast');
  
 
xlabel('  Frequency (Hz)','fontsize',12); ylabel(' Re(C33) (GPa)','fontsize',12);
x_range = [1e0 1e1 1e2 1e3 1e4 1e5 1e6];
set(gca,'xtick',x_range);

figure(2)

set(gca, 'XScale', 'log') ; grid on; 
set(gca, 'YScale', 'log') ; 
xlim([0.5 10^6.5]); ylim([6e-7 2e-2]);
     
xlabel('  Frequency (Hz)','fontsize',12); ylabel('  1/Q','fontsize',12); hold on;
x_range = [1e0 1e1 1e2 1e3 1e4 1e5 1e6];
set(gca,'xtick',x_range); 
